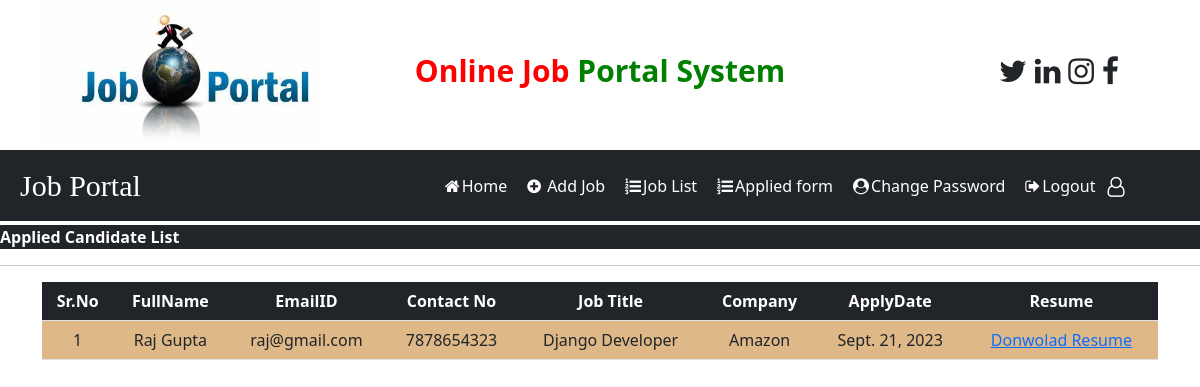
Page /applied_candidatelist/ on the earlier database version.
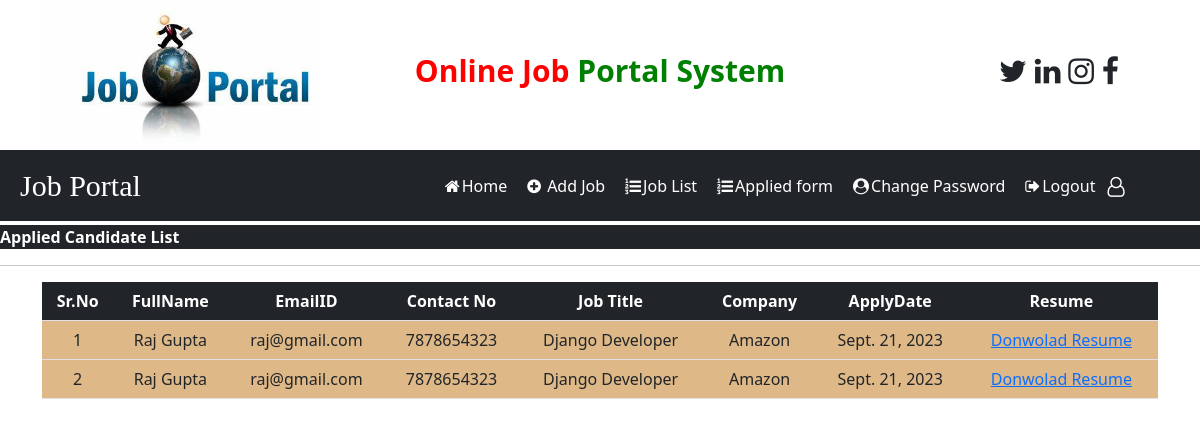
Same page on the later database version.
### job/models.py (models this page shows)
class Job(models.Model):
    start_date = models.DateField()
    end_date = models.DateField()
    cname = models.TextField(null=True)
    image = models.FileField(null=True)
    title = models.CharField(max_length=100)
    salary = models.FloatField()
    description = models.CharField(max_length=300)
    experience = models.CharField(max_length=50)
    location = models.CharField(max_length=100)
    skills = models.CharField(max_length=100)
    creationdate = models.DateField()

class Apply(models.Model):
    job = models.ForeignKey(Job,on_delete=models.CASCADE)
    student = models.ForeignKey(StudentUser,on_delete=models.CASCADE)
    resume = models.FileField(null=True)
    applydate = models.DateField()

class StudentUser(models.Model):
    fname = models.CharField(max_length=15, null=True)
    lname = models.CharField(max_length=15, null=True)
    image = models.FileField(null=True)
    pwd = models.CharField(max_length=100, null=True)
    email = models.EmailField(max_length=15, null=True)
    contact = models.IntegerField(null=True)
    gender = models.CharField(max_length=10, null=True)

class Recruiter(models.Model):
    finame = models.CharField(max_length=15, null=True)
    lname = models.CharField(max_length=15, null=True)
    image = models.FileField(null=True)
    pwd = models.CharField(max_length=100, null=True)
    email = models.EmailField(max_length=15, null=True)
    contact = models.IntegerField( null=True)
    gender = models.CharField(max_length=10, null=True)
    company = models.CharField(max_length=20, null=True)

### job/views.py (the view)
# urls.py: path('applied_candidatelist/', views.applied_candidatelist, name='applied_candidatelist'),
def applied_candidatelist(request):
    data1 = StudentUser.objects.all()
    data = Job.objects.all()
    f = Recruiter.objects.all()
    a = Apply.objects.all()
    d = {'data': data,'f':f,'data1':data1,'a':a}
    return render(request, 'applied_candidatelist.html',d)

### job/templates/applied_candidatelist.html (shortened to what this page needs)
{% load static %}
{% block body %}
{% include 'recruiter_navigation.html' %}
<div class="bg-dark" style="border-radius:0px; width:100%; margin-top:0.3%">
    <marquee class="text-white" >
        <b>Applied Candidate List</b>
    </marquee>
</div>
<hr>
<div class="container">
<table class="table table-hover " id="example">
    <thead>
    <tr class="bg-dark" style="  color : white">
        <th>Sr.No</th>
        <th>FullName</th>
        <th>EmailID</th>
        <th>Contact No</th>
        <th>Job Title</th>
        <th>Company</th>
        <th>ApplyDate</th>
            <th>Resume</th>
    </tr>
    </thead>
    <tbody>
    {% for data1 in data1 %}
      {% for data in data %}
    {% for f in f %}
       {% for b in a %}
        <tr style="background-color : #DEB887">
        <td>{{forloop.counter}}</td>
        <td>{{data1.fname}} {{data1.lname}}</td>
        <td>{{data1.email}}</td>
        <td>{{data1.contact}}</td>
        <td>{{data.title}}</td>
        <td>{{f.company}}</td>
        <td>{{data.creationdate}}</td>
        <td> <a href="{{b.image.url}}">Donwolad Resume</a></td>
    </tr>
    {% endfor %}
  {% endfor %}
      {% endfor %}
          {% endfor %}
    </tbody>
</table>
</div>
{% endblock %}

### job/templates/recruiter_navigation.html (shortened to what this page needs)
<html>
<head>
    {% load static %}
  <link href="https://cdn.jsdelivr.net/npm/bootstrap@5.2.3/dist/css/bootstrap.min.css" rel="stylesheet">
    <link rel="stylesheet" href="https://cdnjs.cloudflare.com/ajax/libs/font-awesome/4.7.0/css/font-awesome.min.css">
</head>
<body>
<div class="container responsive">
    <div class="row">
        <div class="col-sm-3">
            <img src="{% static 'images/job1.jpg' %}"  class="responsive" style="width=180px" height="150px">
        </div>
        <div class="col-sm-6 mt-5 text-center">
            <span style="font-weight : bold ; font-size : 30px">
                <span style="color : red">Online Job</span>
                <span style="color : green">Portal System</span>
            </span>
        </div>
        <div class="col-sm-3 mt-5" style="padding-left : 10%">
       <span style="font-weight : bold; font-size : 30px">
           <span><i class="fa fa-twitter pl-1"></i></span>
            <span><i class="fa fa-linkedin pl-1"></i></span>
            <span><i class="fa fa-instagram pl-1"></i></span>
            <span><i class="fa fa-facebook pl-1"></i></span>
       </span>
        </div>
    </div>
</div>
<nav class="navbar navbar-expand-sm responsive bg-dark" style="">
     <a class="navbar-brand text-white font-weight-bold"  style="font-family : 'Monotype Corsiva'; margin-left : 20px; font-size : 30px">Job Portal</a>
<ul class="navbar-nav">
    <li class="nav-item">
        <a class="nav-link " href="{% url 'recruiter_home' %}"  style="margin-left : 280px"><i class="fa fa-home mr-1" style="margin-right:2px" ></i>Home</a>
    </li>
    <li class="nav-item">
        <a class="nav-link " href="{% url 'add_job' %}" ><i class="fa fa-plus-circle mr-1"  style="margin-right:2px"></i> Add Job</a>
    </li>
     <li class="nav-item">
        <a class="nav-link " href="{% url 'job_list'  %}" ><i class="fa fa-list-ol mr-1" style="margin-right:2px"></i>Job List</a>
    </li>
     <li class="nav-item">
        <a class="nav-link " href="{% url 'applied_candidatelist'  %}" ><i class="fa fa-list-ol mr-1" style="margin-right:2px" ></i>Applied form</a>
    </li>
     <li class="nav-item">
        <a class="nav-link " href="{% url 'change_passwordrecruiter'  %}"><i class="fa fa-user-circle  mr-1"  style="margin-right:2px"></i>Change Password</a>
    </li>
    <li class="nav-item">
        <a class="nav-link " href="{% url 'Logout' %}"><i class="fa fa-sign-out mr-1" style="margin-right:2px" ></i>Logout</a>
    </li>
</ul>
    {% for data in data  %}
    <a class="navbar-brand text-white font-weight-bold"  style="font-family : Monotype Corsiva; margin-top:0.3%; font-size : 20px"> <i class="fa fa-user-o mr-1" style="margin-right:7px" ></i>{{data.finame}}{{data.lname}}</a>
    {% endfor %}
</nav>
</body>
</html>

Differences in the rows shown:
added Apply: {{ data1.fname }} "Raj", {{ data1.lname }} "Gupta", {{ data1.email }} "raj@gmail.com", {{ data1.contact }} "7878654323", {{ data.title }} "Django Developer", {{ f.company }} "Amazon", {{ data.creationdate }} "Sept. 21, 2023"
